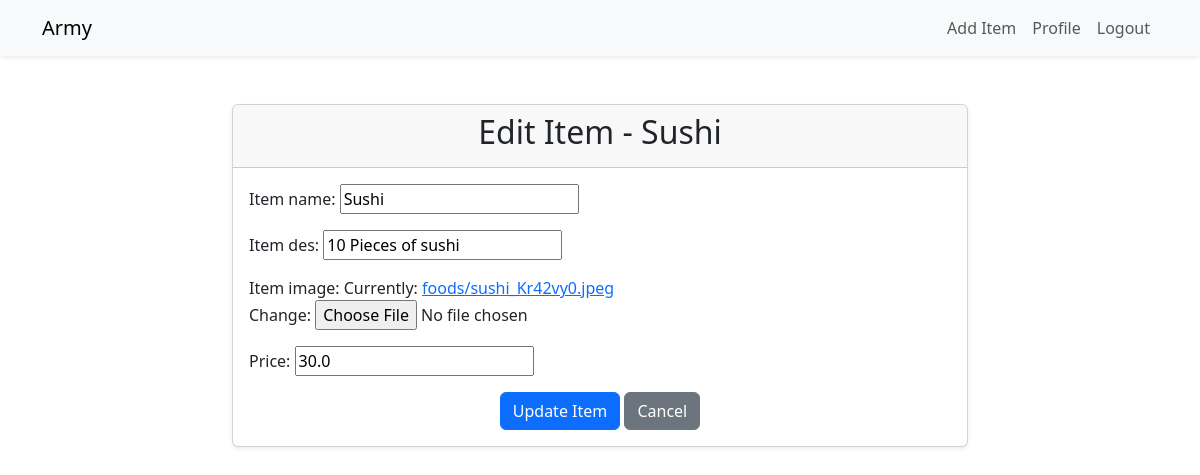
/food/editing/5 (signed in), run on the app's committed database.
### food/models.py (models this page shows, shortened)
class Item(models.Model):
    username = models.ForeignKey(User, on_delete=models.CASCADE, default=1)
    item_name = models.CharField(max_length=80)
    item_des = models.CharField(max_length=80)
    price = models.FloatField()
    item_image = models.ImageField(max_length=500, default="https://www.google.com/url?sa=i&url=https%3A%2F%2Fwww.flaticon.com%2Ffree-icon%2Fplaceholder_1377194&psig=AOvVaw33ZI-EobWzE6fbzuZVhkRQ&ust=1726661043871000&source=images&cd=vfe&opi=89978449&ved=0CBEQjRxqFwoTCJCv1uP3yYgDFQAAAAAdAAAAABAt", upload_to='foods')

### food/views.py (the view, shortened to what this page needs)
# urls.py: path('editing/<int:pk>', login_required(views.Editing.as_view()), name='editing'),
class Editing(UpdateView):
    model = Item
    fields = ['item_name', 'item_des', 'price', 'item_image']
    template_name = 'edit_form.html'
    login_required = True
    success_url = reverse_lazy('items')  # redirect after success

### food/templates/edit_form.html (shortened to what this page needs)
{% extends "master.html" %}
{% block content %}
<div class="container mt-5">
    <div class="row justify-content-center">
        <div class="col-md-8">
            <div class="card shadow-sm">
                <div class="card-header text-center">
                    <h2>Edit Item - {{ item.item_name }}</h2>
                </div>
                <div class="card-body">
                    <form action="{% url 'editing' item.id %}" method="post" enctype="multipart/form-data">
                        <div class="mb-3">
                            {{ form.item_name.label_tag }}
                            {{ form.item_name }}
                        </div>
                        <div class="mb-3">
                            {{ form.item_des.label_tag }}
                            {{ form.item_des }}
                        </div>
                        <div class="mb-3">
                            {{ form.item_image.label_tag }}
                            {{ form.item_image }}
                        </div>
                        <div class="mb-3">
                            {{ form.price.label_tag }}
                            {{ form.price }}
                        </div>
                        <div class="text-center">
                            <button type="submit" class="btn btn-primary">Update Item</button>
                            <a href="/food/items" class="btn btn-secondary">Cancel</a>
                        </div>
                    </form>
                </div>
            </div>
        </div>
    </div>
</div>
{% endblock %}

### data on the page
Item: item_name "Sushi", item_des "10 Pieces of sushi", price "30.0"
